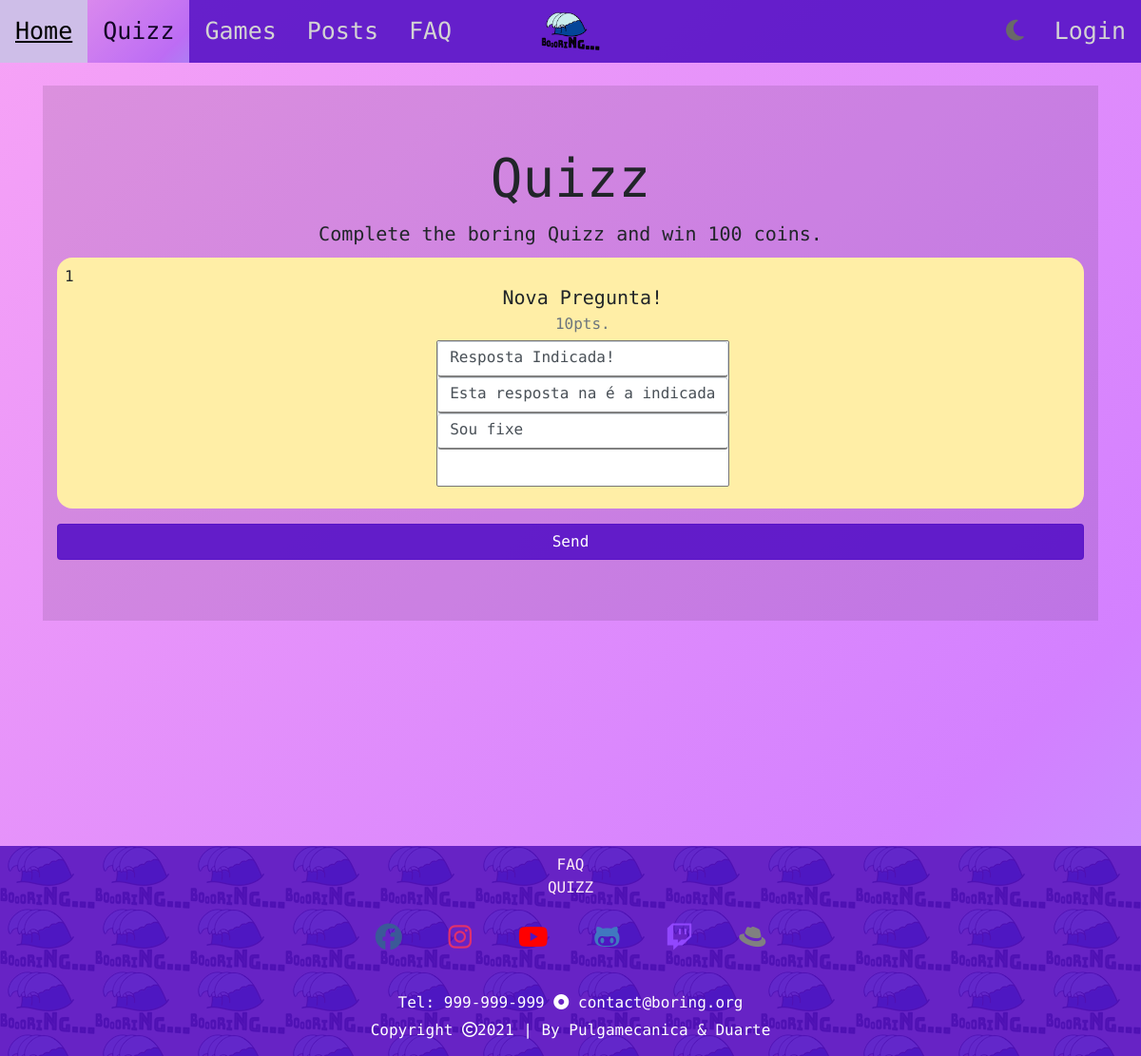
/quizz, run on an earlier commit of the app's database.
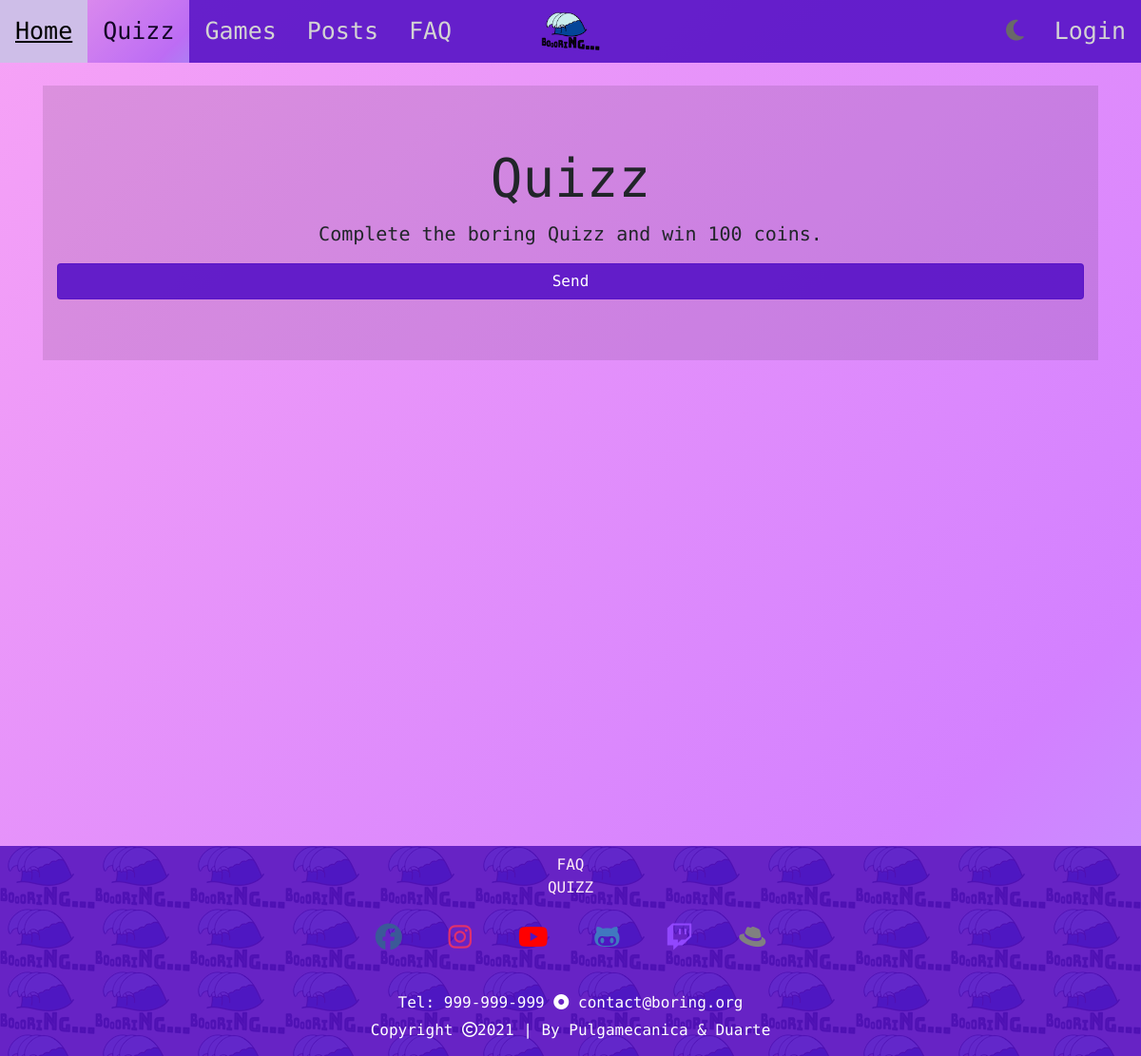
And on a later commit of the database.
### boring_website/models.py (models this page shows, shortened)
class Question(models.Model):
    question = models.CharField(max_length=400)
    points = models.IntegerField(default=10)
    def type(self):
        if len(self.answers.all()) == 0:
            return "open_answer"
        true_options = 0
        for answer in self.answers.all():
            if answer.is_correct:
                true_options += 1
        if true_options == 1:
            return "one_choice"
        else:
            return "multiple_choice"

### boring_website/views.py (the view)
# urls.py: path('quizz', views.quizz_page_view, name='quizz'),
def quizz_page_view(request):
    return render(request, 'boring_website/quizz.html', {'questions': Question.objects.all()})

### boring_website/templates/boring_website/quizz.html (shortened to what this page needs)
{% extends 'boring_website/base.html' %}
{% block main %}
    {% load static %}
	<link rel="stylesheet" href="{% static 'boring_website/css/quizz.css' %}">
    <div class="container mt-4 text-center" id="quizz-active">
        <div class="jumbotron jumbotron-fluid">
            <div class="container">
                <h1 class="display-4">Quizz</h1>
                <p class="lead">Complete the boring Quizz and win 100 coins.</p>
                <form action="{% url 'boring_website:quizz_submission' %}" method="post">
                    <div id="questions">
                        {% for question in questions %}
                            <span class="float-left p-2">{{forloop.counter}}</span>
                            <div class="card">
                                <div class="card-body">
                                    <h5 class="card-title">{{question.question}}</h5>
                                    <h6 class="card-subtitle mb-2 text-muted">{{question.points}}pts.</h6>
                                    {% if question.type == "open_answer" %}
                                        <input type="text" name="{{question.id}}" id="{{question.id}}" class="form-control answer" placeholder="Answer..." required>
                                    {% else %}
                                        {% if question.type == "one_choice" %}
                                            <select id="{{question.id}}" name="{{question.id}}">
                                        {% elif question.type == "multiple_choice" %}
                                            <select id="{{question.id}}" name="{{question.id}}" multiple required>
                                        {% endif %}
                                            {% for answer in question.answers.all  %}
                                                <option value="{{question.id}}_{{answer.id}}" class="form-control answer">{{answer.description}}</option>
                                            {% endfor %}
                                        </select>
                                    {% endif %}
                                </div>
                            </div>
                        {% endfor %}
                    </div>
                    <input class="btn btn-primary mt-3 btn-block" type="submit" value="Send">
                </form>
            </div>
        </div>
    </div>
{% endblock %}

What changed in the data, as far as the page shows it:
removed Question: question "Nova Pregunta!", points "10", id "Resposta Indicada! / Esta resposta na é a indicada / Sou fixe"
